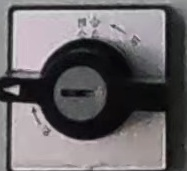
#> input picture 11.machine-learning/knn/dataset/left/left-121_n.jpg, 187 x 171 px; its folder holds only this picture in this run
$ python img_class.py
#> lines starting #> are read from the running program, lines starting #| are printed output that depends on the picture
# import necessary packages

from sklearn.neighbors import KNeighborsClassifier
from sklearn.preprocessing import LabelEncoder
from sklearn.model_selection import  train_test_split
from sklearn.metrics import classification_report
from imutils import paths
import os
import glob
import cv2
import numpy as np

def getListOfFiles(dirName):
    # create a list of file and sub directories
    # names in the given directory
#> called with dirName = './dataset/'
    listOfFile = os.listdir(dirName)
    allFiles = list()
    # Iterate over all the entries
    for entry in listOfFile:
        # Create full path
        fullPath = os.path.join(dirName, entry)
        # If entry is a directory then get the list of files in this directory
        if os.path.isdir(fullPath):
            allFiles = allFiles + getListOfFiles(fullPath)
        else:
            allFiles.append(fullPath)
#> pass 2 of the loop in getListOfFiles, `for entry in listOfFile:`:

    return allFiles

imagePaths = getListOfFiles("./dataset/") ## Folder structure: datasets --> sub-folders with labels name
#print(imagePaths)

data = []
labels = []
c = 0 ## to see the progress
for image in imagePaths:

    label = os.path.split(os.path.split(image)[0])[1]
    labels.append(label)

    img = cv2.imread(image)
#> img is the input picture: shape (171, 187, 3); mean B, G, R 105.1, 102.5, 106.2
    img = cv2.resize(img, (32, 32), interpolation=cv2.INTER_AREA)
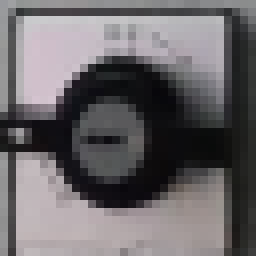
#> img: shape (32, 32, 3) (shown 8 times larger); mean B, G, R 105.1, 102.5, 106.2
    data.append(img)
    c = c+1
    print(c)
#> pass 2 of the loop `for image in imagePaths:`:
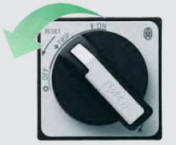
#> input picture 11.machine-learning/knn/dataset/left_top/left_top-11_n.jpg, 176 x 145 px
#> img is the input picture: shape (145, 176, 3); mean B, G, R 157.5, 157, 145.6
#> `img = cv2.resize(img, (32, 32), interpolation=cv2.INTER_AREA)`:
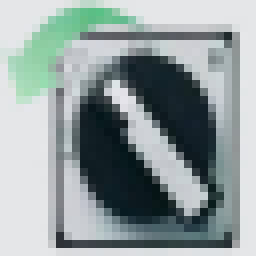
#> img: shape (32, 32, 3) (shown 8 times larger); mean B, G, R 157.5, 157, 145.6

#print(labels)

# encode the labels as integer
data = np.array(data)
labels = np.array(labels)

le = LabelEncoder()
labels = le.fit_transform(labels)

myset = set(labels)
print(myset)

dataset_size = data.shape[0]
#> dataset_size = 2
data = data.reshape(dataset_size, -1)

print(data.shape)
#| (2, 3072)
print(labels.shape)
print(dataset_size)
#| 2

(trainX, testX, trainY, testY) = train_test_split(data, labels, test_size=0.25, random_state=42)
#> trainY = [0]; testY = [1]

model = KNeighborsClassifier(n_neighbors=1, n_jobs=-1)
model.fit(trainX, trainY)

print(classification_report(testY, model.predict(testX), target_names=le.classes_))
#|               precision    recall  f1-score   support
#|         left       0.00      0.00      0.00       0.0
#|     left_top       0.00      0.00      0.00       1.0
#|     accuracy                           0.00       1.0
#|    macro avg       0.00      0.00      0.00       1.0
#| weighted avg       0.00      0.00      0.00       1.0
